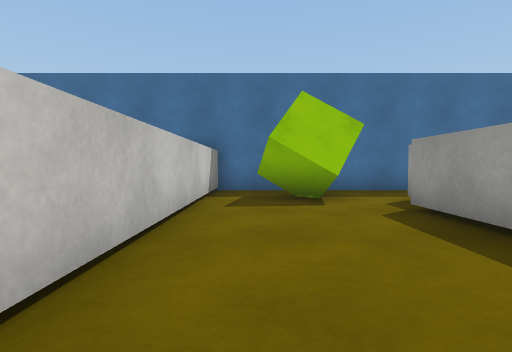
view 1 (above)

24 first-person views from a walk through a 3-D level made in the Unity game engine. The camera is 0.68 m above the floor, tilts 2° down and sees 80° across. The floor is counted in squares, 1 m on a side. Each view is taken from the middle of a square. On the plan, view 1 faces up. The plan holds only what a view shows up to about 10 squares ahead; the rest is blank. The place goes on beyond the plan. The player character is not drawn. Surface patterns are stand-ins for the level's own textures.

view 2
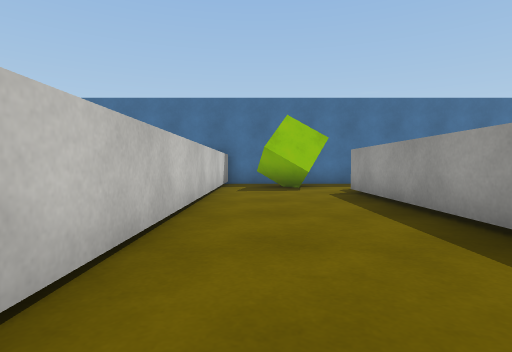

view 3
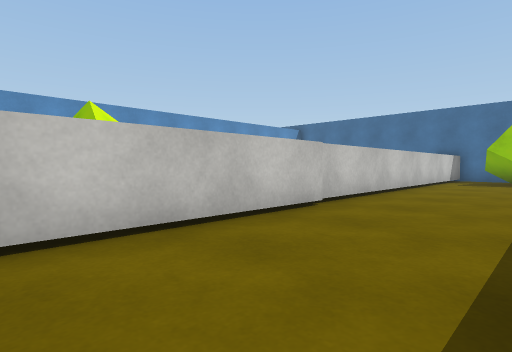

view 4
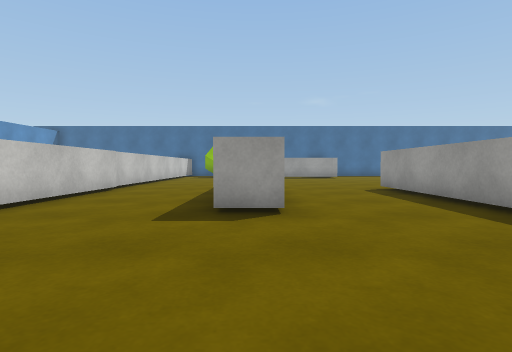

view 5
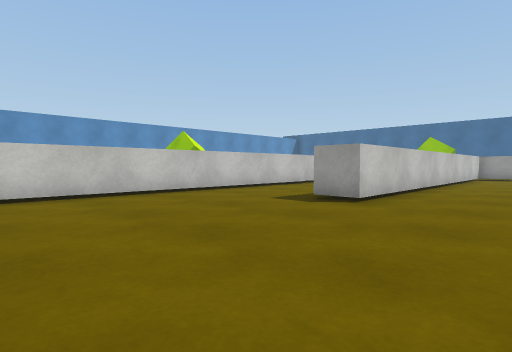

view 6
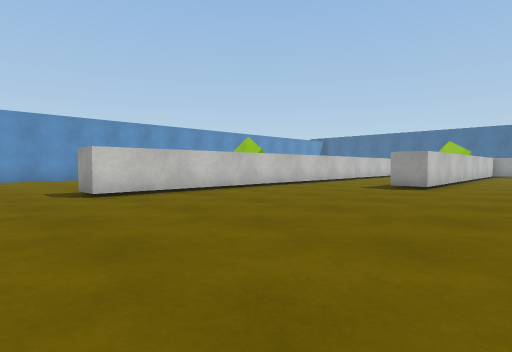

view 7
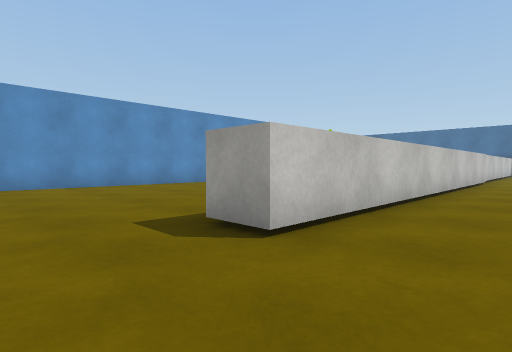

view 8
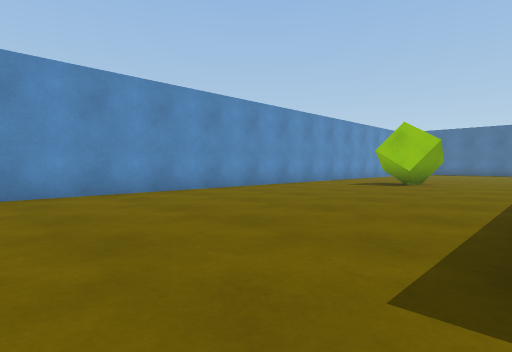

view 9
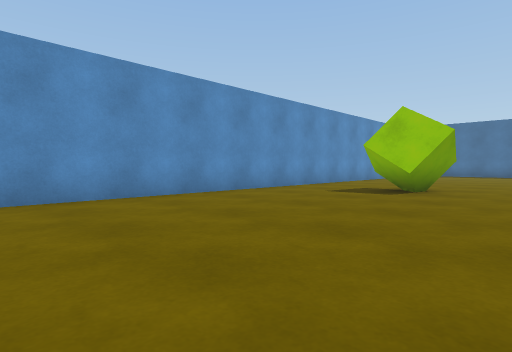

view 10
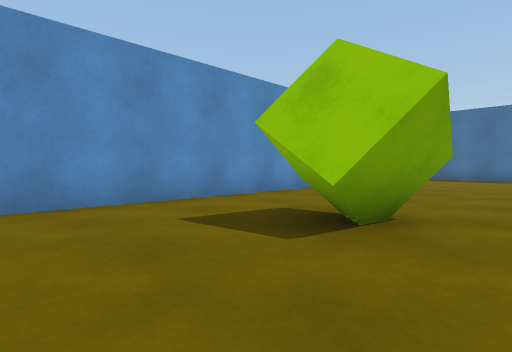

view 11
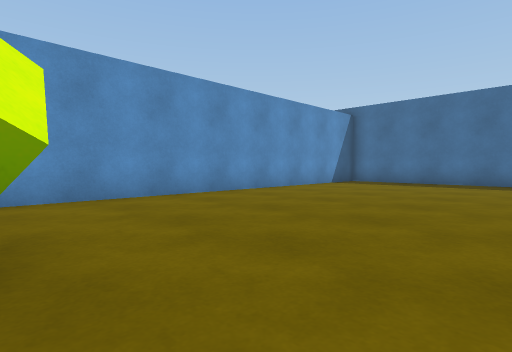

view 12
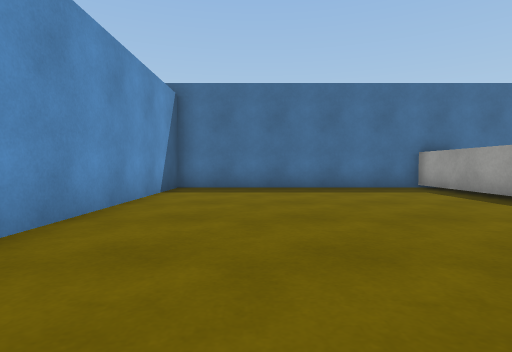

view 13
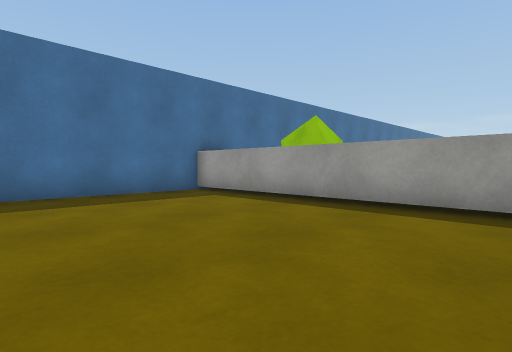

view 14
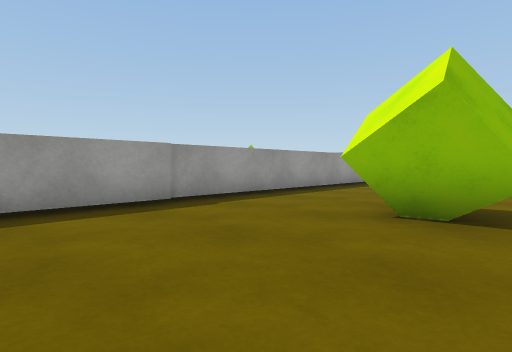

view 15
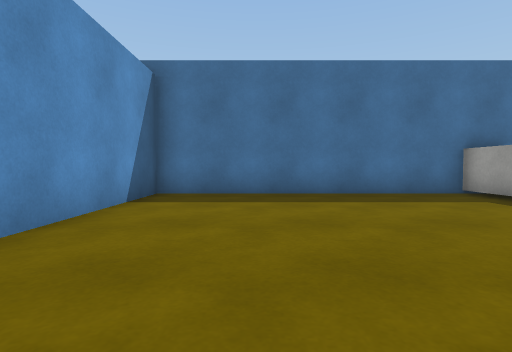

view 16
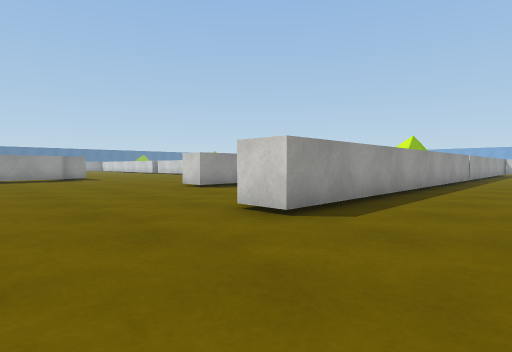

view 17
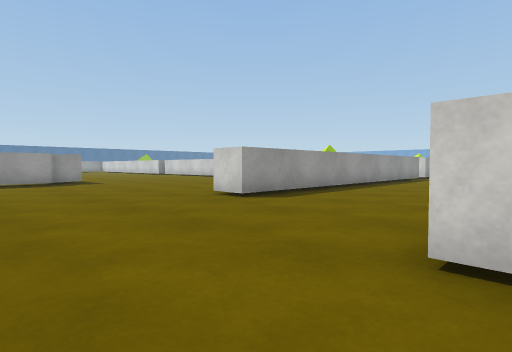

view 18
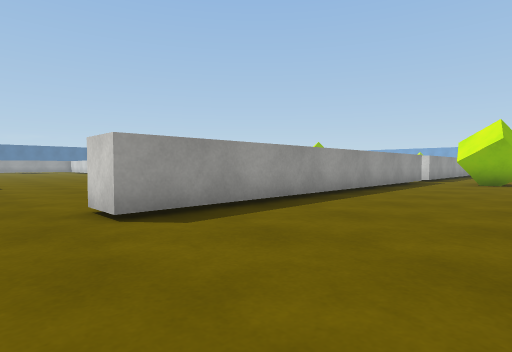

view 19
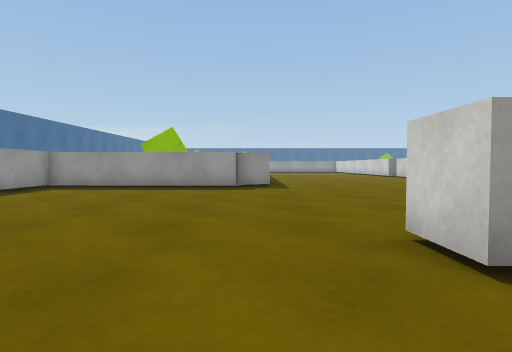

view 20
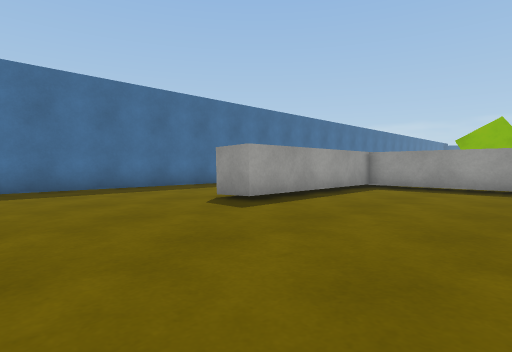

view 21
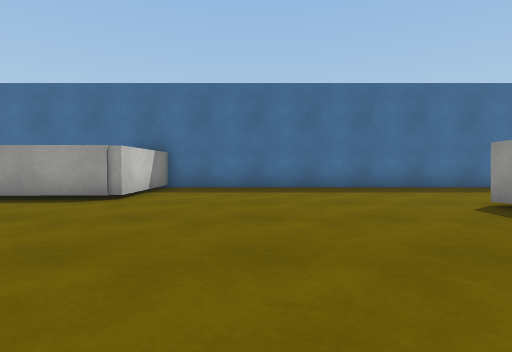

view 22
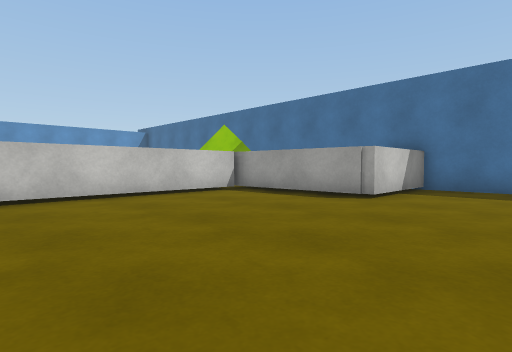

view 23
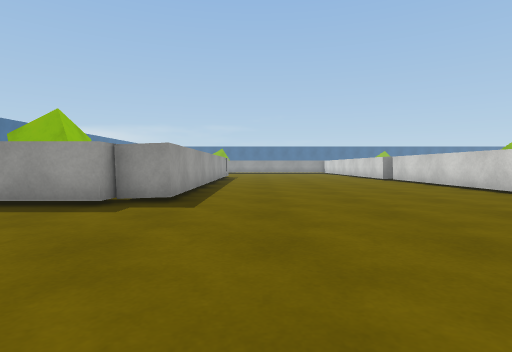

view 24
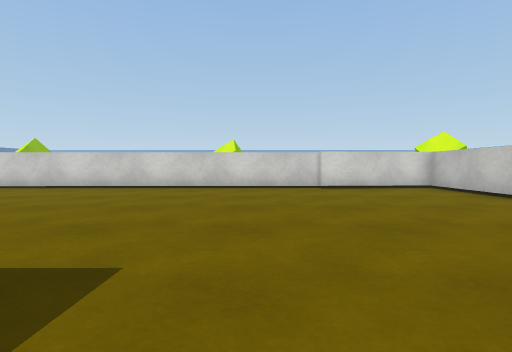

### Floor plan
Points are (right, up) in squares from view 1. A wall is a line through its corners. A room is listed if a view was taken in it or the views show most of it. See-through windows are left out.
Room 1 (views 1, 2, 3, 4, 5, 6, 7, 8, 9, 10, 11, 12, 13, 14, 15, 16, 17, 18, 19, 20, 21, 22, 23, 24)
walls: (2.4, -0.2) (2.4, 4.8); (12.8, -8.1) (12.8, -11) (25.6, -11); (6.6, -10.6) (6.6, -2.2) (7.6, -2.2); (-0.9, -2.4) (-0.9, -13.9) (-2, -13.9); (3.4, 4.8) (3.4, -6.7) (2.4, -6.7); (-2, 1.4) (-2, 8.3) (-9.4, 8.3) (-9.4, -15.4); (11.8, -13.4) (11.8, -4.4) (12.9, -4.4); (-2, -9.1) (-2, -0.4); (4.2, 8.3) (2.1, 8.3); (0.5, 8.3) (-1.1, 8.3); (-0.9, 7.6) (-0.9, -2.2); (17.2, 8.3) (7.3, 8.3) (7.3, 5.1) (3.1, 4.9); (24.1, -3.4) (19.6, -3.4) (19.6, -2.4) (19.1, -2.4) (19.1, 3.2) (14, 3.2) (14, 4.2)
objects: cube (-6, -5) to (-5, -4); cube (1, 6) to (2, 7); cube (9, -16) to (10, -15); cube (22, 0) to (23, 1)

Where each view was taken, in squares from view 1:
view 1: 0 up, 0 right, facing up
view 2: 3 down, 0 right, facing up
view 3: 7 down, 2 right, facing up-left
view 4: 11 down, 3 right, facing up
view 5: 12 down, 6 right, facing up-left
view 6: 16 down, 6 right, facing up-left
view 7: 16 down, 1 right, facing up-left
view 8: 16 down, 2 left, facing up-left
view 9: 13 down, 3 left, facing up-left
view 10: 8 down, 4 left, facing up-left
view 11: 4 down, 3 left, facing up-left
view 12: 1 down, 7 left, facing up
view 13: 1 up, 7 left, facing up-right
view 14: 0 up, 7 left, facing down-right
view 15: 1 up, 7 left, facing up
view 16: 1 up, 4 right, facing down-right
view 17: 0 up, 7 right, facing down-right
view 18: 3 down, 8 right, facing down-right
view 19: 3 down, 10 right, facing right
view 20: 1 down, 10 right, facing up-right
view 21: 1 down, 10 right, facing up
view 22: 1 down, 10 right, facing up-left
view 23: 5 down, 14 right, facing right
view 24: 2 down, 18 right, facing down
